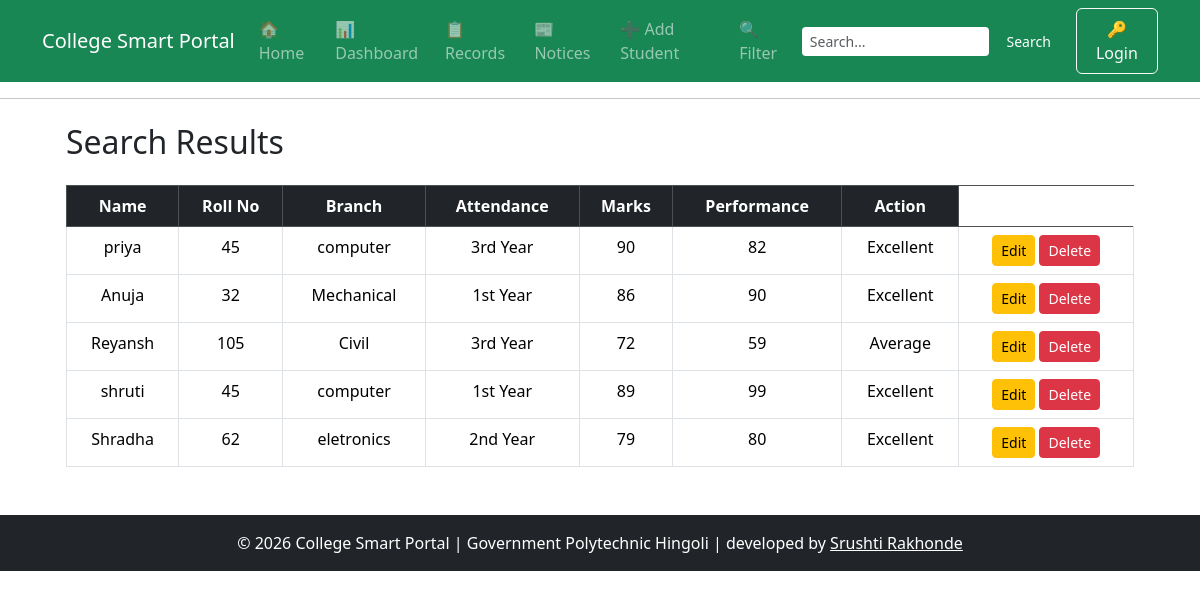
Before: /search with the older database file.
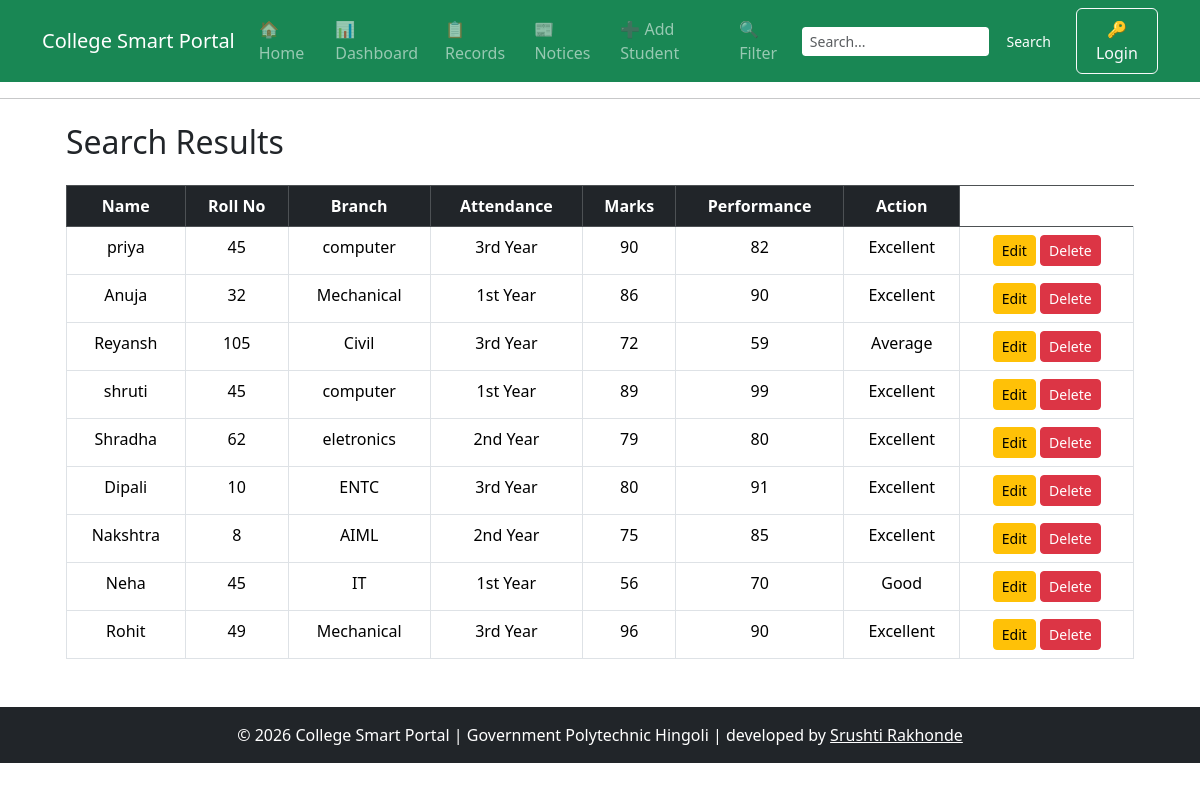
After: the same page with the newer database file.
### tables this page shows
CREATE TABLE students (
                    id INTEGER PRIMARY KEY AUTOINCREMENT,
                    name TEXT NOT NULL,
                    roll_no INTEGER NOT NULL,
                    marks INTEGER NOT NULL,
                    branch TEXT NOT NULL,
                    attendance INTEGER DEFAULT 0
                 , photo TEXT DEFAULT 'default.png', year TEXT DEFAULT '1st Year');

### project_flask.py (the view)
@app.route("/search")
def search():
    q = request.args.get("q", "")
    conn = get_db()
    students = conn.execute("""
        SELECT id, name, roll_no, branch, attendance, marks, year
        FROM students
        WHERE name LIKE ?
        OR CAST(roll_no AS TEXT) LIKE ?
        OR branch LIKE ?
        OR year LIKE ?
    """, (f"%{q}%", f"%{q}%", f"%{q}%", f"%{q}%")).fetchall()
    return render_template("search.html", students=students)

### database.py (called while the page is built)
def get_db():
    conn = sqlite3.connect(DB_PATH)
    conn.row_factory = sqlite3.Row
    return conn

### templates/search.html
{% extends "base.html" %}
{% block content %}
<div class="container mt-4">
    <h2 class="mb-4">Search Results</h2>
    {% if students %}
    <table class="table table-bordered table-hover text-center">
        <thead class="table-dark">
            <tr>
                <th>Name</th>
                <th>Roll No</th>
                <th>Branch</th>
                <th>Attendance</th>
                <th>Marks</th>
                <th>Performance</th>
                <th>Action</th>
            </tr>
        </thead>
        <tbody>
            {% for student in students %}
            <tr>
                <td>{{ student[1] }}</td>
                <td>{{ student[2] }}</td>
                <td>{{ student[3] }}</td>
                <td>{{ student[6] }}</td>
                <td>{{ student[4] }}</td>
                <td>{{ student[5] }}</td>
                <td>
                    {% if student[5]|int >= 75 %}
                        Excellent
                    {% elif student[5]|int >= 60 %}
                        Good
                    {% else %}
                        Average
                    {% endif %}
                </td>
                <td>
                    <a href="{{ url_for('edit_student', id=student[0]) }}"
                       class="btn btn-warning btn-sm">
                        Edit
                    </a>
                    <a href="{{ url_for('delete_student', id=student[0]) }}"
                       class="btn btn-danger btn-sm">
                        Delete
                    </a>
                </td>
            </tr>
            {% endfor %}
        </tbody>
    </table>
    {% else %}
    <div class="alert alert-warning">
        No records found.
    </div>
    {% endif %}
</div>
{% endblock %}

### templates/base.html (shortened to what this page needs)
<!DOCTYPE html>
<html>
<head>
    <link href="https://cdn.jsdelivr.net/npm/bootstrap@5.3.2/dist/css/bootstrap.min.css" rel="stylesheet">
</head>
<body>
    <nav class="navbar navbar-expand-lg navbar-dark bg-success">
        <div class="container">
            <a class="navbar-brand" href="/">College Smart Portal</a>
            <div class="collapse navbar-collapse" id="mainNavbar">
                <ul class="navbar-nav me-auto mb-2 mb-lg-0">
                    <li class="nav-item"><a class="nav-link" href="{{ url_for('home') }}">🏠 Home</a></li>
                    <li class="nav-item"><a class="nav-link" href="{{ url_for('dashboard') }}">📊 Dashboard</a></li>
                    <li class="nav-item"><a class="nav-link" href="{{ url_for('records') }}">📋 Records</a></li>
                    <li class="nav-item"><a class="nav-link" href="{{ url_for('notices') }}">📰 Notices</a></li>
                    <li class="nav-item"><a class="nav-link" href="{{ url_for('add_student') }}">➕ Add Student</a></li>
                    <li class="nav-item"><a class="nav-link" href="{{ url_for('filter') }}">🔍 Filter</a></li>
                </ul>
                <form action="{{ url_for('search') }}" method="GET" class="d-flex mb-3 mb-lg-0">
                    <input type="search" name="q" class="form-control form-control-sm border-success" placeholder="Search..." value="{{ request.args.get('q', '') }}">
                    <button type="submit" class="btn btn-success btn-sm ms-2">Search</button>
                </form>
                <div class="d-flex align-items-center ms-lg-3 mt-3 mt-lg-0">
                    {% if session.username %}
                        <span class="btn btn-info py-2 me-2 disabled">👤 {{ session.username }}</span>
                        <a href="{{ url_for('logout') }}" class="btn btn-danger py-2">🔓 Logout</a>
                    {% else %}
                        <a href="{{ url_for('login') }}" class="btn btn-outline-light py-2">🔑 Login</a>
                    {% endif %}
                </div>
            </div>
        </div>
    </nav>
    <hr>
    <div class="container mt-4">
        <div class="container mt-4">
            {% block content %}{% endblock %}
        </div>
    </div>
    <footer class="bg-dark text-white text-center p-3 mt-5">
        © 2026 College Smart Portal | Government Polytechnic Hingoli | developed by <a href="srushti rakhonde" class="text-white">Srushti Rakhonde</a>
    </footer>
</body>
</html>

Changed rows visible on the page:
added students: name "Dipali", roll_no "10", branch "ENTC", year "3rd Year", attendance "80", marks "91", shows "Excellent"
added students: name "Nakshtra", roll_no "8", branch "AIML", year "2nd Year", attendance "75", marks "85", shows "Excellent"
added students: name "Neha", roll_no "45", branch "IT", year "1st Year", attendance "56", marks "70", shows "Good"
added students: name "Rohit", roll_no "49", branch "Mechanical", year "3rd Year", attendance "96", marks "90", shows "Excellent"
